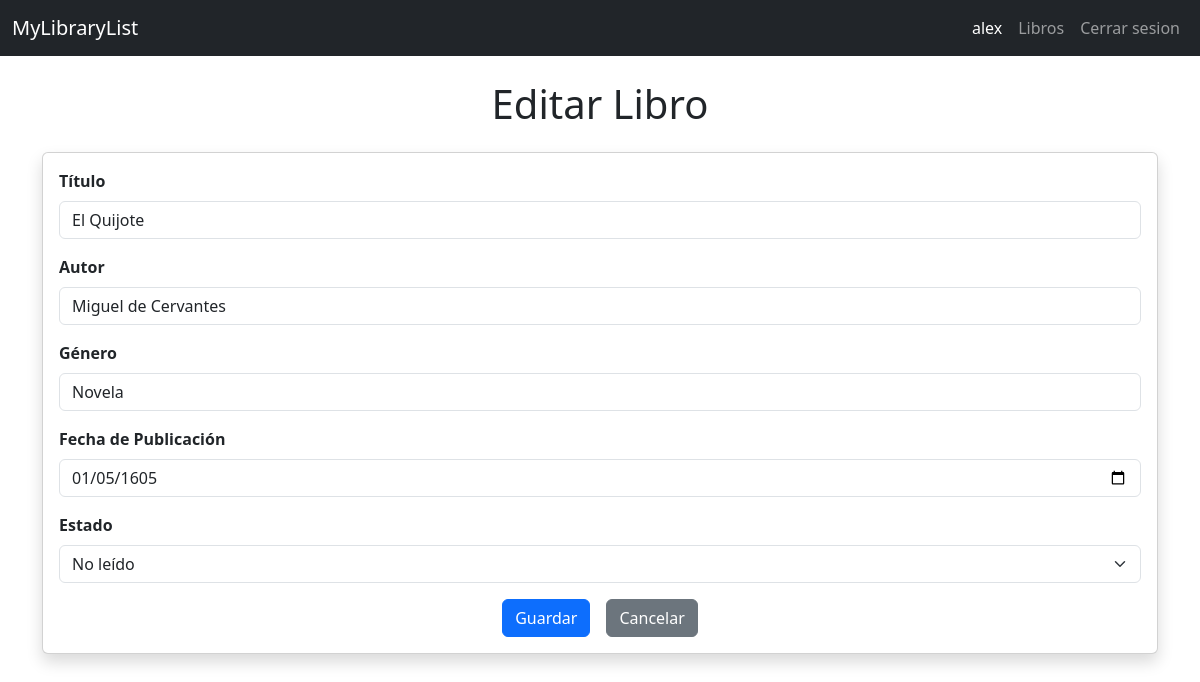
/library/update/6 (signed in), run on the app's committed database.
### app/models.py (models this page shows, shortened)
class User(db.Model):
    id = db.Column(db.Integer, primary_key=True)
    username = db.Column(db.String(20), unique=True, nullable=False)
    password = db.Column(db.Text, nullable=False)

class Libro(db.Model):
    id = db.Column(db.Integer, primary_key=True)
    created_by = db.Column(db.Integer, db.ForeignKey('user.id'), nullable=False)
    title = db.Column(db.String(100), nullable=False)
    author = db.Column(db.String(100), nullable=False)
    genre = db.Column(db.String(50), nullable=False)
    published_date = db.Column(db.Date, nullable=False)
    state = db.Column(db.Boolean, default = False)

### app/library.py (the view, shortened to what this page needs)
@bp.route('/update/<int:id>', methods=('GET', 'POST'))
@login_required
def update(id):
    libro = get_libro(id)
    return render_template('library/update.html', libro = libro)

### app/auth.py (called while the page is built)
@bp.before_app_request
def load_logged_in_user():
    user_id = session.get('user_id')
    if user_id is None:
        g.user = None
    else:
        g.user = User.query.get_or_404(user_id)

def login_required(view):
    @functools.wraps(view)
    def wrapped_view(**kwargs):
        if g.user is None:
            return redirect(url_for('auth.login'))
        return view(**kwargs)
    return wrapped_view

### app/library.py (called while the page is built)
def get_libro(id):
    libro = Libro.query.get_or_404(id)
    return libro

### app/templates/library/update.html (shortened to what this page needs)
{% extends 'base.html' %}
{% block content %}
<section class="container my-4">
  <h3 class="text-center display-6 mb-4">{% block title %} Editar Libro {% endblock title %}</h3>
  <div class="card shadow">
    <div class="card-body">
        <form action="{{ url_for('library.update', id=libro.id) }}" method="post">
            <div class="mb-3">
          <label for="title" class="form-label"><strong>Título</strong></label>
          <input type="text" class="form-control" id="title" name="title" placeholder="Título del libro" required value="{{ libro.title}}">
        </div>
        <div class="mb-3">
          <label for="author" class="form-label"><strong>Autor</strong></label>
          <input type="text" class="form-control" id="author" name="author" placeholder="Autor del libro" required value="{{libro.author}}">
        </div>
        <div class="mb-3">
          <label for="genre" class="form-label"><strong>Género</strong></label>
          <input type="text" class="form-control" id="genre" name="genre" placeholder="Género del libro" required value="{{libro.genre}}">
        </div>
        <div class="mb-3">
          <label for="published_date" class="form-label"><strong>Fecha de Publicación</strong></label>
          <input type="date" class="form-control" id="published_date" name="published_date" required value="{{libro.published_date}}">
        </div>
        <div class="mb-3">
          <label for="state" class="form-label"><strong>Estado</strong></label>
          <select class="form-select" id="state" name="state">
            <option value="false" {% if not libro.state %}selected{% endif %}>No leído</option>
        </select>
        </div>
        <div class="d-flex justify-content-center gap-3">
          <button type="submit" class="btn btn-primary">
             Guardar
          </button>
          <a href="{{ url_for('library.index') }}" class="btn btn-secondary">
             Cancelar
          </a>
        </div>
      </form>
    </div>
  </div>
</section>
{% endblock content %}

### app/templates/base.html (shortened to what this page needs)
<!DOCTYPE html>
<html lang="en">
  <head>
    <link
      href="https://cdn.jsdelivr.net/npm/bootstrap@5.3.3/dist/css/bootstrap.min.css"
      rel="stylesheet"
    />
  </head>
  <body>
    <nav class="navbar navbar-expand-sm navbar-dark bg-dark" data-bs-theme="dark">
        <div class="container-fluid">
          <a class="navbar-brand" href="{{ url_for('index') }}">MyLibraryList</a>
          <div class="collapse navbar-collapse justify-content-end" id="navbarSupportedContent">
            <ul class="navbar-nav ms-auto mb-2 mb-lg-0">
              {% if g.user %}
              <li class="nav-item">
                <span class="nav-link active"> {{ g.user.username }}</span>
              </li>
              <li class="nav-item">
                <a class="nav-link" href="{{ url_for('library.index') }}">Libros</a>
              </li>
              <li class="nav-item">
                <a class="nav-link" href="{{ url_for('auth.logout') }}">Cerrar sesion</a>
              </li>
              {% else %}
              <li class="nav-item">
                <a class="nav-link" aria-current="page" href="{{ url_for('auth.register') }}">Registrarse</a>
              </li>
              <li class="nav-item">
                <a class="nav-link" href="{{ url_for('auth.login') }}">Iniciar Sesion</a>
              {% endif %}
            </ul>
          </div>
        </div>
      </nav>
    {% block content %} {% endblock %}
  </body>
</html>

### data on the page
User: user.username "alex"
Libro: title "El Quijote", author "Miguel de Cervantes", genre "Novela", published_date "01/05/1605", state "No leído"
